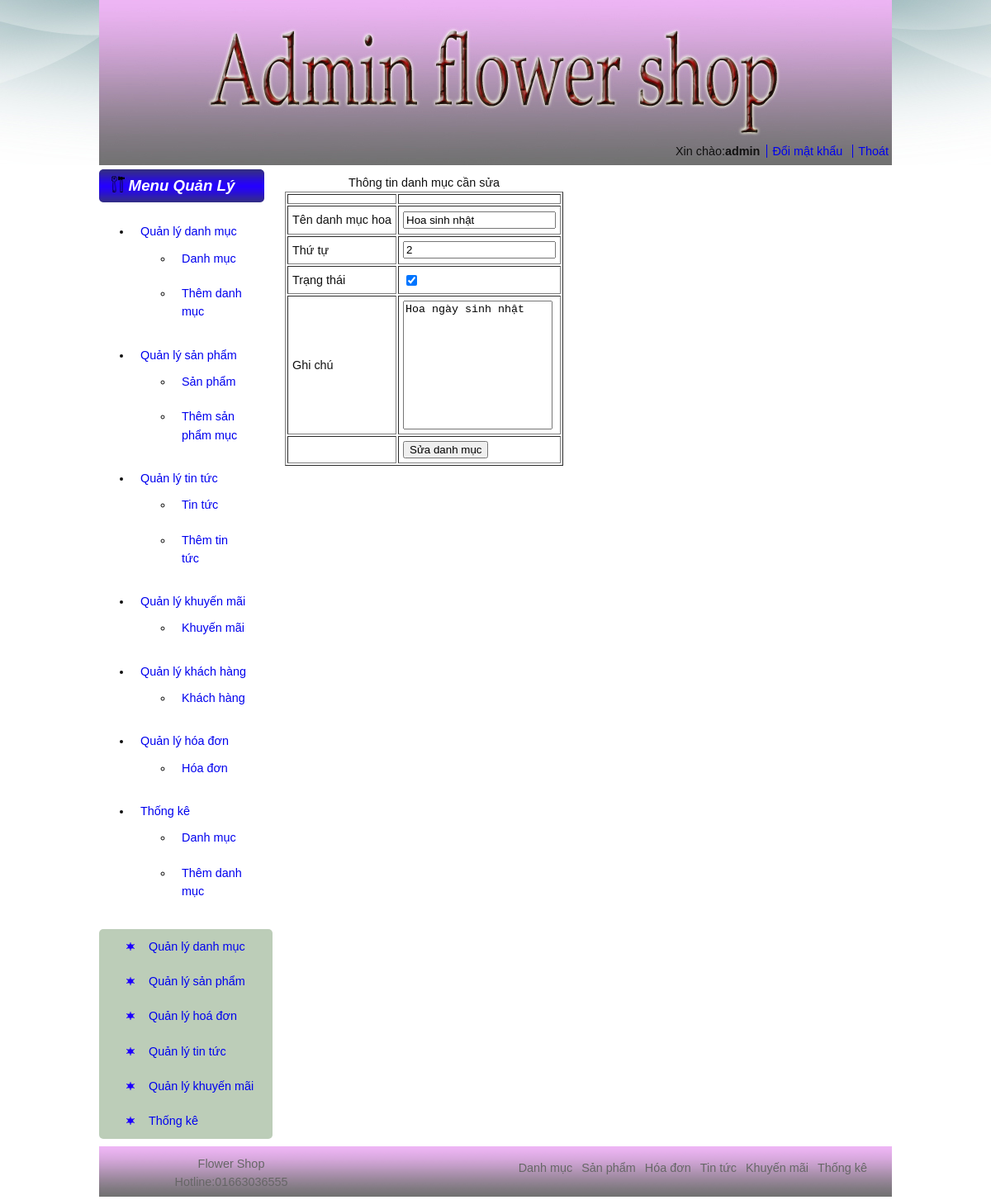
Page /admin/index.php?page=suadanhmuc&cid=7 (signed in) on the committed database.
### tables this page shows
CREATE TABLE `danhmuchoa` (
  `idDM` int(11) NOT NULL,
  `tenDM` varchar(100) NOT NULL,
  `stt` int(11) NOT NULL,
  `trangthai` tinyint(1) NOT NULL,
  `ghichu` varchar(100) DEFAULT NULL
);

### admin/suadanhmuc.php (the view, shortened to what this page needs)
<?php
if(isset ($_REQUEST['page']))
{
    if(isset ($_REQUEST['cid']))
    {
        $cid=$_REQUEST['cid'];
        $sql="select * from danhmuchoa where idDM=$cid";
        $ds=mysql_query($sql);
        while ($pt=  mysql_fetch_array($ds))
        {
            $name=$pt['tenDM'];
            $stt=$pt['stt'];
            $tt=$pt['trangthai'];
            $ghichu=$pt['ghichu'];
        }
    }
?>
<!DOCTYPE HTML PUBLIC "-//W3C//DTD HTML 4.01 Transitional//EN">
<html>
  <head>
  </head>
  <body>
      <form name="form1" action="xulysua.php" method="post">
          <table border="1" cellpadding="5">
              <caption>Thông tin danh mục cần sửa</caption>
              <tr>
                  <td></td>
                  <td><input type="hidden" name="cid"  value="<?php echo $cid;?>"</td>
              </tr>
              <tr>
                  <td>Tên danh mục hoa</td>
                  <Td><input type="text" name="txtname" value="<?php echo $name ?>"/></Td>
              </tr>
               <tr>
                  <td>Thứ tự</td>
                  <Td><input type="text" name="txtstt" value="<?php echo $stt ?>"/></Td>
              </tr>
               <tr>
                  <td>Trạng thái</td>
                  <Td>
                      <?php
                      if($tt==1)
                      {
                          ?>
                      <input type="checkbox" name="cbtt" checked="yes"/>
                      <?php
                      }
                      else
                      {
                          ?>
                      <input type="checkbox" name="cbtt"/>
                      <?php
                      }
                      ?>
                  </Td>
              </tr>
              <tr>
                  <td>Ghi chú</td>
                  <Td><textarea name="txtghichu" value="" rows="10" cols="20"><?php echo $ghichu; ?> </textarea> </Td>
              </tr>
               <tr>
                  <td></td>
                  <Td><input type="submit" name="btnedit" value="Sửa danh mục"/></Td>
              </tr>
          </table>
      </form>
  </body>
</html>
    <?php
}
else
{
    echo "Không tồn tại trang này đâu";
}
?>

### admin/css/style.css (style rules this page uses)
body { background: url("../images/bg.jpg") no-repeat scroll center top #FFFFFF; color: #111111; font: 90%/1.55em Arial,Verdana,Helvetica,sans-serif; margin: 0; padding: 0; }
textarea { resize: none; }

### rows in the picture
danhmuchoa: txtname "Hoa sinh nhật", txtstt "2", txtghichu "Hoa ngày sinh nhật"

### other values in the picture
$_SESSION['username'] "admin"
